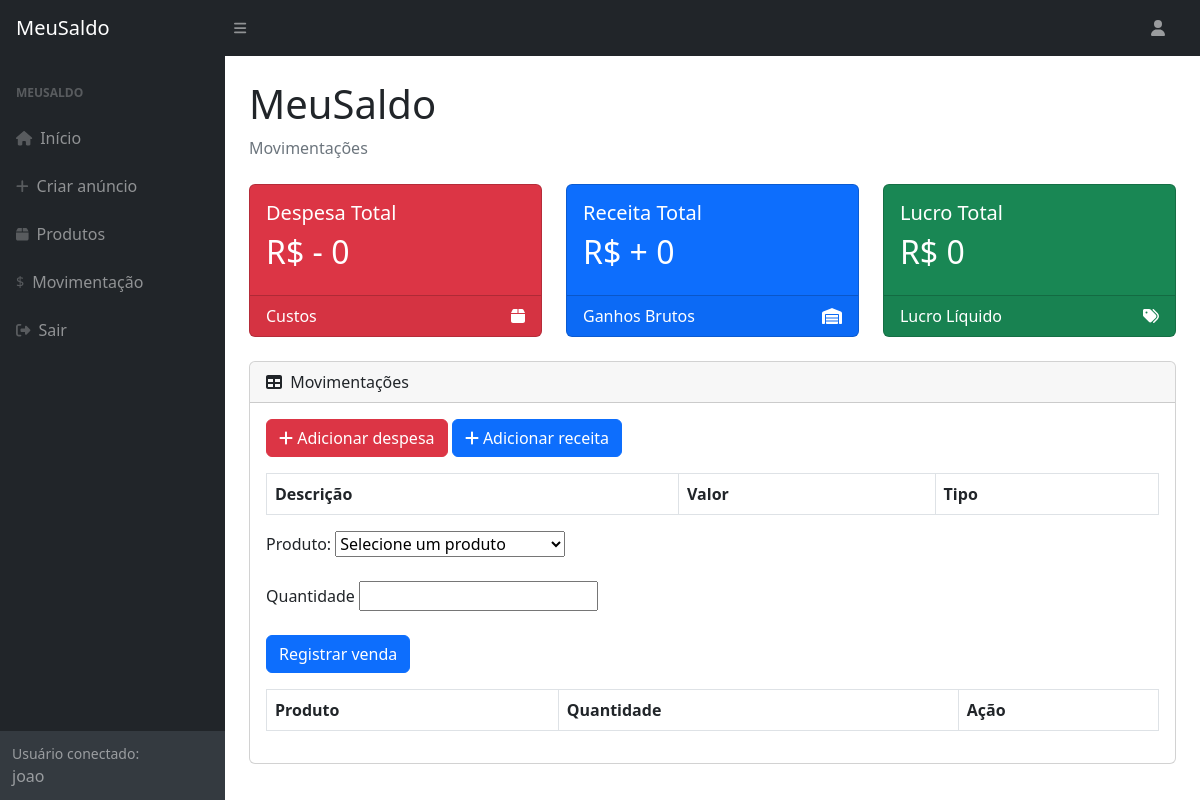
Page /MeuSaldo/movimentacao.php (signed in) on the earlier database version.
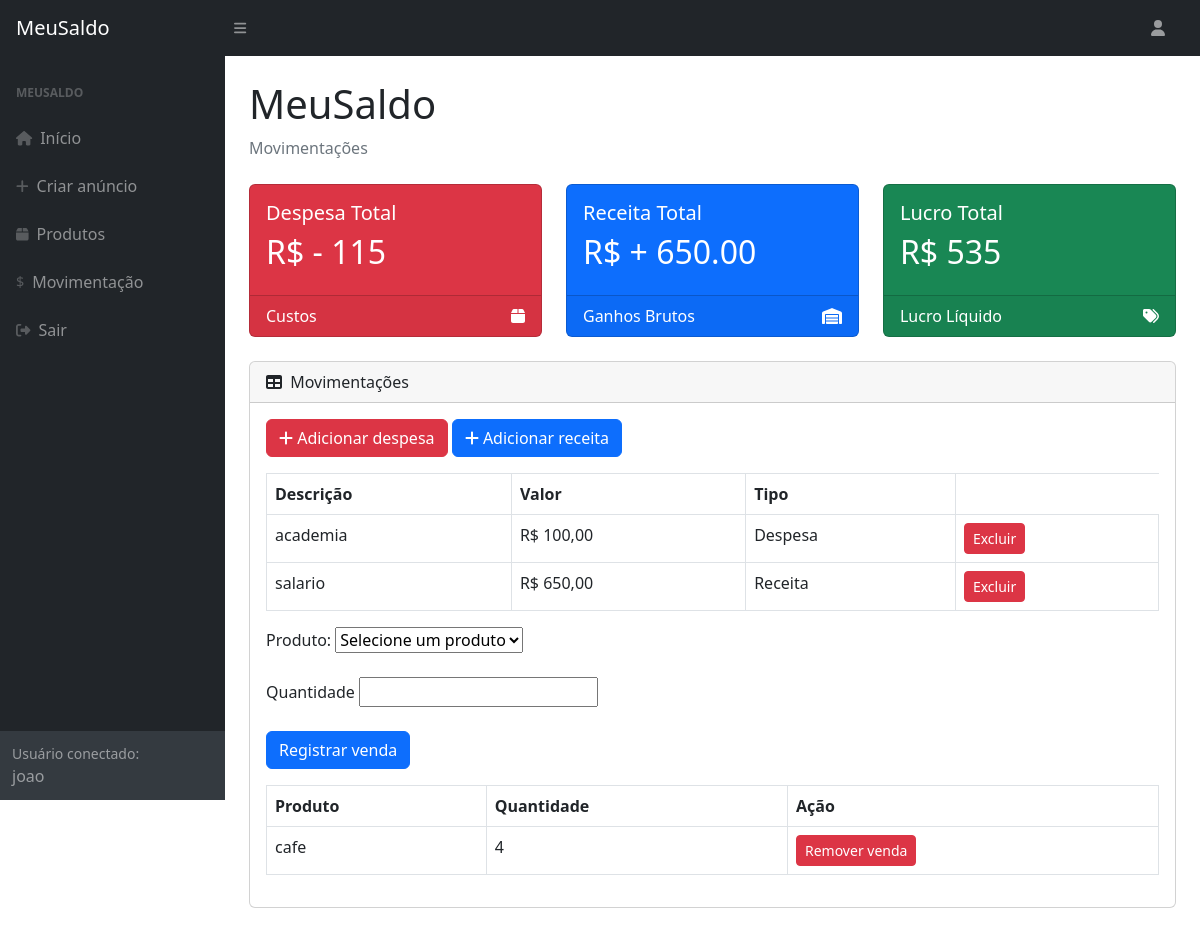
Same page on the later database version.
### tables this page shows
CREATE TABLE `movimentacoes` (
  `idMovimentacao` int NOT NULL,
  `descricao` varchar(100) DEFAULT NULL,
  `valor` decimal(10,2) DEFAULT NULL,
  `Usuarios_idUsuario` int DEFAULT NULL,
  `tipo` varchar(10) DEFAULT NULL
);

CREATE TABLE `vendas` (
  `idVenda` int NOT NULL,
  `Anuncios_idAnuncios` int NOT NULL,
  `quantidadeVendida` int NOT NULL
);

CREATE TABLE `anuncios` (
  `idAnuncio` int NOT NULL,
  `Usuarios_idUsuario` int NOT NULL,
  `nomeProduto` varchar(30) NOT NULL,
  `estoqueProduto` int NOT NULL,
  `categoriaAnuncio` varchar(50) NOT NULL,
  `valorCustoAnuncio` decimal(10,2) NOT NULL,
  `valorAnuncio` decimal(10,2) NOT NULL
);

### MeuSaldo/header.php (called while the page is built, shortened)
<?php
    if(isset($_SESSION['logado']) && $_SESSION['logado'] === true){
        $idUsuario    = $_SESSION['idUsuario'];
    }
?>

### MeuSaldo/movimentacao.php (the view, shortened to what the changed rows need)
<?php include "header.php"; include "conexaoBD.php" ;
$sqlDespesa = "SELECT SUM(estoqueProduto * valorCustoAnuncio) AS despesaTotal
               FROM Anuncios
               WHERE Usuarios_idUsuario = $idUsuario";
$resultadoDespesa = mysqli_query($conn, $sqlDespesa);
$dadosDespesa = mysqli_fetch_assoc($resultadoDespesa);
$despesaTotal = $dadosDespesa['despesaTotal'] ?? 0;
$sqlLucroVendas = "SELECT SUM(lucroVenda) AS lucroVendas
                   FROM Vendas V
                   INNER JOIN Anuncios A
                   ON V.Anuncios_idAnuncios = A.idAnuncio
                   WHERE A.Usuarios_idUsuario = $idUsuario";
$resultadoLucroVendas = mysqli_query($conn, $sqlLucroVendas);
$dadosLucroVendas = mysqli_fetch_assoc($resultadoLucroVendas);
$lucroVendas = $dadosLucroVendas['lucroVendas'] ?? 0;
$sqlOutrasDespesas = "SELECT SUM(valor) AS total
                      FROM Movimentacoes
                      WHERE tipo = 'despesa'
                      AND Usuarios_idUsuario = $idUsuario";
$resultadoOutrasDespesas = mysqli_query($conn, $sqlOutrasDespesas);
$dadosOutrasDespesas = mysqli_fetch_assoc($resultadoOutrasDespesas);
$outrasDespesas = $dadosOutrasDespesas['total'] ?? 0;
$sqlOutrasReceitas = "SELECT SUM(valor) AS total
                      FROM Movimentacoes
                      WHERE tipo = 'receita'
                      AND Usuarios_idUsuario = $idUsuario";
$resultadoOutrasReceitas = mysqli_query($conn, $sqlOutrasReceitas);
$dadosOutrasReceitas = mysqli_fetch_assoc($resultadoOutrasReceitas);
$outrasReceitas = $dadosOutrasReceitas['total'] ?? 0;
$despesaTotalizada = $outrasDespesas + $despesaTotal;
$lucroTotal = ($outrasReceitas - $despesaTotalizada) + $lucroVendas;
?>
<!DOCTYPE html>
<html lang="pt-br">
<head>
    <link href="https://cdn.jsdelivr.net/npm/simple-datatables@7.1.2/dist/style.min.css"
          rel="stylesheet" />
    <link href="css/styles.css"
          rel="stylesheet" />
</head>
<body class="sb-nav-fixed">
<div id="layoutSidenav">
    <div id="layoutSidenav_content">
        <main>
            <div class="container-fluid px-4">
                <h1 class="mt-4">
                    MeuSaldo
                </h1>
                <div class="row">
                    <div class="col-xl-4 col-md-6">
                        <div class="card bg-danger text-white mb-4">
                            <div class="card-body">
                                <h5>
                                    Despesa Total
                                </h5>
                                <h2>
                                    <?php
                                    echo " R$ - $despesaTotalizada";
                                    ?>
                                </h2>
                            </div>
                        </div>
                    </div>
                    <div class="col-xl-4 col-md-6">
                        <div class="card bg-primary text-white mb-4">
                            <div class="card-body">
                                <h5>
                                    Receita Total
                                </h5>
                                <h2>
                                    <?php
                                    echo "R$ + $outrasReceitas";
                                    ?>
                                </h2>
                            </div>
                        </div>
                    </div>
                    <div class="col-xl-4 col-md-6">
                        <div class="card bg-success text-white mb-4">
                            <div class="card-body">
                                <h5>
                                    Lucro Total
                                </h5>
                                <h2>
                                    <?php
                                    echo "R$ $lucroTotal";
                                    ?>
                                </h2>
                            </div>
                        </div>
                    </div>
                </div>
                <div class="card mb-4">
                <div class="card-body">
                    <table class="table table-bordered">
                        <thead>
                            <tr>
                                <th>Descrição</th>
                                <th>Valor</th>
                                <th>Tipo</th>
                            </tr>
                        </thead>
                        <tbody>
                            <?php
                            $sqlMovimentacoes = "SELECT idMovimentacao, descricao, valor, tipo
                                                FROM movimentacoes
                                                WHERE Usuarios_idUsuario = $idUsuario";
                            $resultadoMovimentacoes = mysqli_query($conn, $sqlMovimentacoes);
                            while ($movimentacao = mysqli_fetch_assoc($resultadoMovimentacoes)) {
                            ?>
                                <tr>
                                    <td>
                                        <?php echo htmlspecialchars($movimentacao['descricao']); ?>
                                    </td>
                                    <td>
                                        R$ <?php echo number_format($movimentacao['valor'], 2, ',', '.'); ?>
                                    </td>
                                    <td>
                                        <?php echo htmlspecialchars($movimentacao['tipo']); ?>
                                    </td>
                                    <td>
                                        <a href="removerDespesa.php?id=<?php echo $movimentacao['idMovimentacao']; ?>"
                                        class="btn btn-danger btn-sm"
                                        onclick="return confirm('Tem certeza que deseja excluir esta movimentação?');">
                                            Excluir
                                        </a>
                                    </td>
                                </tr>
                            <?php
                            }
                            ?>
                        </tbody>
                    </table>
                <table class="table table-bordered">
    <thead>
        <tr>
            <th>Produto</th>
            <th>Quantidade</th>
            <th>Ação</th>
        </tr>
    </thead>
    <tbody>
        <?php
        $sqlVendas = "SELECT V.idVenda,
                             V.quantidadeVendida,
                             A.nomeProduto
                      FROM Vendas V
                      INNER JOIN Anuncios A
                      ON V.Anuncios_idAnuncios = A.idAnuncio
                      WHERE A.Usuarios_idUsuario = $idUsuario";
        $resultadoVendas = mysqli_query($conn, $sqlVendas);
        while ($venda = mysqli_fetch_assoc($resultadoVendas)) {
        ?>
            <tr>
                <td>
                    <?php echo htmlspecialchars($venda['nomeProduto']); ?>
                </td>
                <td>
                    <?php echo $venda['quantidadeVendida']; ?>
                </td>
                <td>
                    <form action="removerVenda.php" method="POST">
                        <button type="submit"
                                class="btn btn-danger btn-sm"
                                onclick="return confirm('Tem certeza que deseja remover esta venda?');">
                            Remover venda
                        </button>
                    </form>
                </td>
            </tr>
        <?php
        }
        ?>
    </tbody>
</table>
                </div>
            </div>

Differences in the rows shown:
added movimentacoes: descricao "academia", valor "100,00", tipo "Despesa"
added movimentacoes: descricao "salario", valor "650,00", tipo "Receita"
added vendas: Anuncios_idAnuncios.nomeProduto "cafe", quantidadeVendida "4"
Other differences:
$despesaTotalizada: "0" → "115"
$outrasReceitas: "0" → "650.00"
$lucroTotal: "0" → "535"
